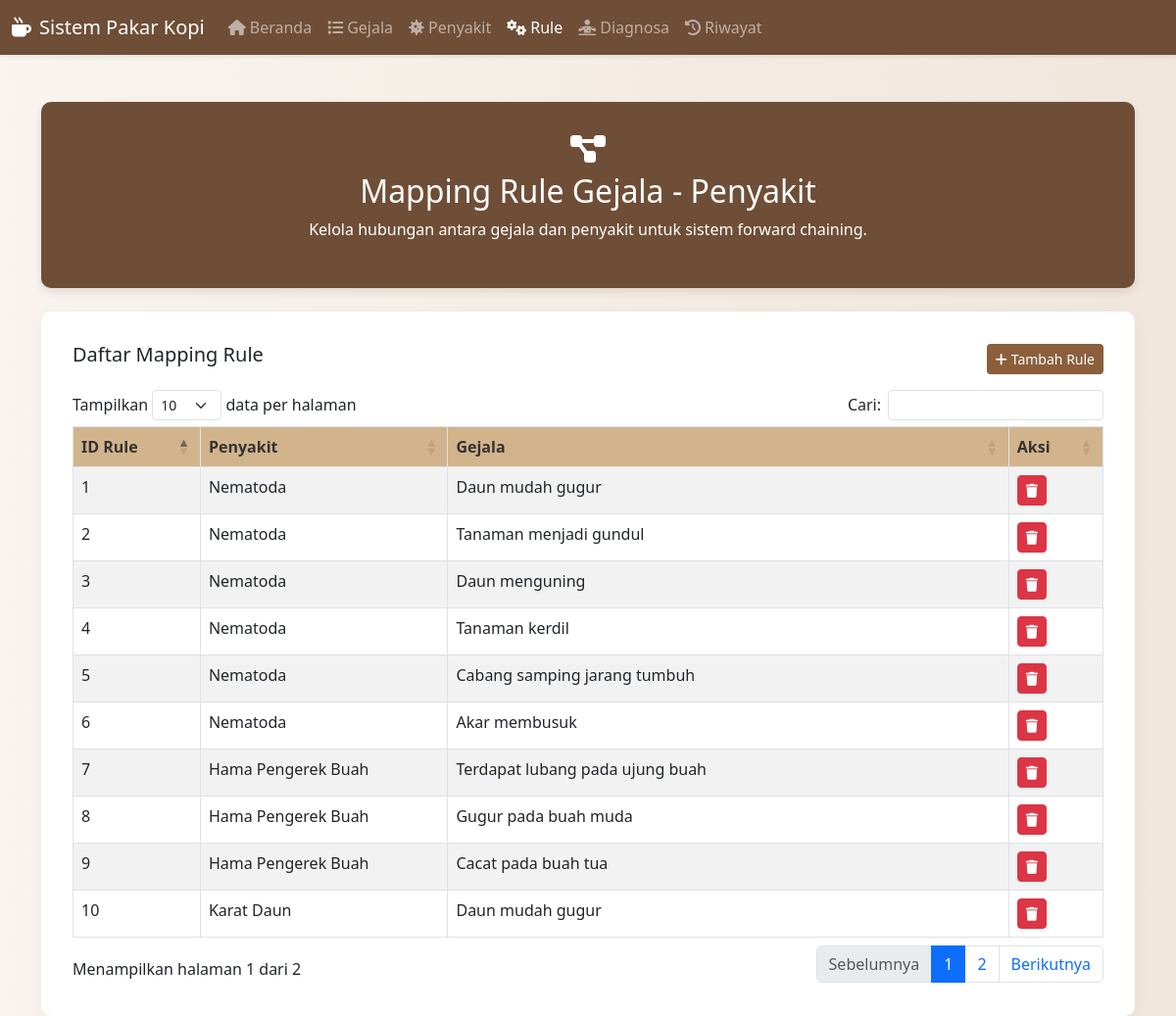
Page /rule.php on the committed database.
### tables this page shows
CREATE TABLE `rule` (
  `id_rule` int(11) NOT NULL,
  `id_penyakit` int(11) NOT NULL,
  `id_gejala` int(11) NOT NULL
);

CREATE TABLE `penyakit` (
  `id_penyakit` int(11) NOT NULL,
  `kode_penyakit` varchar(10) NOT NULL,
  `nama_penyakit` varchar(100) NOT NULL,
  `solusi` text NOT NULL,
  `gambar` varchar(255) DEFAULT NULL
);

CREATE TABLE `gejala` (
  `id_gejala` int(11) NOT NULL,
  `kode_gejala` varchar(10) NOT NULL,
  `nama_gejala` text NOT NULL
);

### rule.php (the view, shortened to what this page needs)
<?php include 'config.php'; ?>
<!DOCTYPE html>
<html lang="id">
<head>
    <link href="https://cdn.jsdelivr.net/npm/bootstrap@5.3.0/dist/css/bootstrap.min.css" rel="stylesheet">
    <link rel="stylesheet" href="https://cdnjs.cloudflare.com/ajax/libs/font-awesome/6.4.0/css/all.min.css ">
    <link rel="stylesheet" href="https://cdn.datatables.net/1.13.6/css/dataTables.bootstrap5.min.css ">
</head>
<body>
<?php include 'navbar.php'; ?>
<div class="container mt-5">
    <div class="page-header mb-4">
        <i class="fas fa-project-diagram fa-2x mb-2"></i>
        <h2>Mapping Rule Gejala - Penyakit</h2>
        <p>Kelola hubungan antara gejala dan penyakit untuk sistem forward chaining.</p>
    </div>
    <div class="table-container">
        <div class="d-flex justify-content-between align-items-center mb-3">
            <h5>Daftar Mapping Rule</h5>
            <button class="btn btn-custom btn-sm" data-bs-toggle="modal" data-bs-target="#modalTambah">
                <i class="fas fa-plus me-1"></i>Tambah Rule
            </button>
        </div>
        <table id="tabelRule" class="table table-striped table-bordered">
            <thead>
                <tr>
                    <th>ID Rule</th>
                    <th>Penyakit</th>
                    <th>Gejala</th>
                    <th>Aksi</th>
                </tr>
            </thead>
            <tbody>
                <?php
                $result = $conn->query("
                    SELECT r.id_rule, p.nama_penyakit, g.nama_gejala
                    FROM rule r
                    JOIN penyakit p ON p.id_penyakit = r.id_penyakit
                    JOIN gejala g ON g.id_gejala = r.id_gejala
                    ORDER BY r.id_rule ASC
                ");
                while ($row = $result->fetch_assoc()):
                ?>
                <tr>
                    <td><?= htmlspecialchars($row['id_rule']) ?></td>
                    <td><?= htmlspecialchars($row['nama_penyakit']) ?></td>
                    <td><?= htmlspecialchars($row['nama_gejala']) ?></td>
                    <td>
                        <a href="?hapus=<?= $row['id_rule'] ?>" class="btn btn-danger btn-sm"
                           onclick="return confirm('Yakin hapus?')"><i class="fas fa-trash"></i></a>
                    </td>
                </tr>
                <?php endwhile; ?>
            </tbody>
        </table>
    </div>
</div>
</body>
</html>

### rule.php (style rules this page uses)
body { background: linear-gradient(to right, #f9f4ef, #f0e6dc); font-family: 'Segoe UI', sans-serif; }
.page-header { background-color: #6f4e37; color: white; padding: 2rem; border-radius: 10px; text-align: center; box-shadow: 0 4px 10px rgba(0,0,0,0.1); }
.table-container { background-color: #fff; padding: 2rem; border-radius: 10px; box-shadow: 0 4px 15px rgba(0,0,0,0.05); }
.btn-custom { background-color: #8b5e3c; color: white; }
.dataTable thead th { background-color: #d2b48c; color: #333; }

### rows in the picture
rule: id_rule "1", id_penyakit.nama_penyakit "Nematoda", id_gejala.nama_gejala "Daun mudah gugur"
rule: id_rule "2", id_penyakit.nama_penyakit "Nematoda", id_gejala.nama_gejala "Tanaman menjadi gundul"
rule: id_rule "3", id_penyakit.nama_penyakit "Nematoda", id_gejala.nama_gejala "Daun menguning"
rule: id_rule "4", id_penyakit.nama_penyakit "Nematoda", id_gejala.nama_gejala "Tanaman kerdil"
rule: id_rule "5", id_penyakit.nama_penyakit "Nematoda", id_gejala.nama_gejala "Cabang samping jarang tumbuh"
rule: id_rule "6", id_penyakit.nama_penyakit "Nematoda", id_gejala.nama_gejala "Akar membusuk"
rule: id_rule "7", id_penyakit.nama_penyakit "Hama Pengerek Buah", id_gejala.nama_gejala "Terdapat lubang pada ujung buah"
rule: id_rule "8", id_penyakit.nama_penyakit "Hama Pengerek Buah", id_gejala.nama_gejala "Gugur pada buah muda"
rule: id_rule "9", id_penyakit.nama_penyakit "Hama Pengerek Buah", id_gejala.nama_gejala "Cacat pada buah tua"
rule: id_rule "10", id_penyakit.nama_penyakit "Karat Daun", id_gejala.nama_gejala "Daun mudah gugur"
